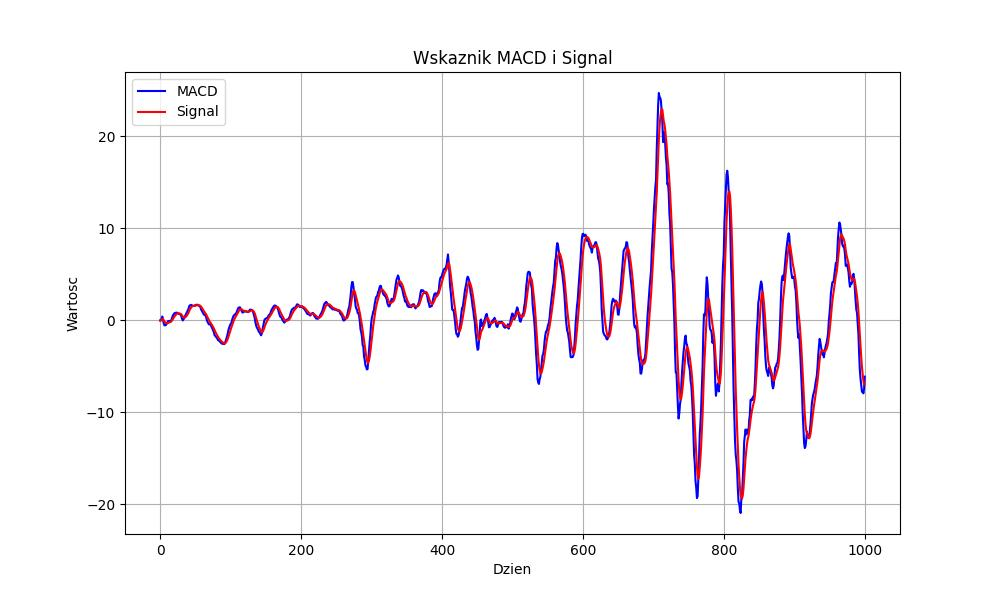

This figure's Python source:
import pandas as pd
import matplotlib.pyplot as plt

# Wczytanie danych z pliku CSV
df = pd.read_csv('nvda_us_d.csv').head(1000)
price = df['Zamkniecie']

def EMA(df, n):
    ema = []
    alpha = 2 / (n + 1)
    ema.append(price.iloc[0])

    denominator = 1
    for i in range(1, n):
        denominator += (1 - alpha) ** i

    for i in range(1, len(df)):
        numerator = price.iloc[i]
        for j in range(1, n):
            if i - j >= 0:
                numerator += (1 - alpha) ** j * price.iloc[i - j]
            else:
                numerator += (1 - alpha) ** j * price.iloc[0]
        ema_value = numerator / denominator
        ema.append(ema_value)

    return ema

def MACD(df, n_first, n_second):
    EMAfirst = EMA(df, n_first)
    EMAsecond = EMA(df, n_second)
    MACD = [EMAfirst[i] - EMAsecond[i] for i in range(len(EMAfirst))]
    return MACD

def Signal(df, n_first, n_second, n_sign):
    MACDline = MACD(df, n_first, n_second)
    ema_signal = []
    alpha = 2 / (n_sign + 1)
    ema_signal.append(MACDline[0])
    denominator = 1
    for i in range(1, n_sign):
        denominator += (1 - alpha) ** i

    for i in range(1, len(MACDline)):
        numerator = MACDline[i]
        for j in range(1, n_sign):
            if i - j >= 0:
                numerator += (1 - alpha) ** j * MACDline[i - j]
            else:
                numerator += (1 - alpha) ** j * MACDline[0]
        ema_value = numerator / denominator
        ema_signal.append(ema_value)

    return ema_signal


def trading_strategy(df, budget, stocks):
    counter = 0
    budget_history = []
    signals = []
    budget_history.append(budget + stocks * price.iloc[0])
    delta_1 = df['MACD'].iloc[0] - df['Signal'].iloc[0]
    for i in range(1, len(df)):
        delta_2 = df['MACD'].iloc[i] - df['Signal'].iloc[i]
        if delta_1 <= 0 and delta_2 >= 0:
            if budget > 0:
                signals.append('BUY')
                stocks = budget // price.iloc[i]
                budget -= stocks * price.iloc[i]
                counter += 1
        elif delta_1 >= 0 and delta_2 <= 0:
            if stocks > 0:
                signals.append('SELL')
                budget += stocks * price.iloc[i]
                stocks = 0
                counter += 1
        else:
            signals.append('')
        delta_1 = delta_2
        budget_history.append(budget + stocks * price.iloc[i])
    budget_history.append(budget + stocks * price.iloc[-1])
    #print(counter)
    signals.append('')
    return stocks, budget, budget_history, signals


def calculate_relative_growth_intervals(budget_history):
    initial_value = budget_history[0]
    final_value = budget_history[-1]
    relative_growth_25 = ((budget_history[len(budget_history)//4] - initial_value) / initial_value) * 100
    relative_growth_50 = ((budget_history[len(budget_history)//2] - initial_value) / initial_value) * 100
    relative_growth_75 = ((budget_history[3*len(budget_history)//4] - initial_value) / initial_value) * 100
    relative_growth_100 = ((final_value - initial_value) / initial_value) * 100
    return relative_growth_25, relative_growth_50, relative_growth_75, relative_growth_100


plt.figure(figsize=(10, 6))
plt.plot(price)
plt.title('Przebieg Wartosci')
plt.xlabel('Dzien')
plt.ylabel('Cena zamkniecia')
plt.grid(True)
plt.savefig('price.jpg')
plt.show()


n_first = 12
n_second = 26
n_sign = 9
stocks_starting = 1000
budget_starting = 0
starting_working_capital = stocks_starting * price.iloc[0]

df['MACD'] = MACD(df, n_first, n_second)
df['Signal'] = Signal(df, n_first, n_second, n_sign)

plt.figure(figsize=(10, 6))
plt.plot(df['MACD'], label='MACD', color = 'blue')
plt.plot(df['Signal'], label='Signal', color = 'red')
plt.title('Wskaznik MACD i Signal')
plt.xlabel('Dzien')
plt.ylabel('Wartosc')
plt.legend(loc='upper left')
plt.grid(True)
plt.savefig('MACD.jpg')
plt.show()


stocks, budget, budget_history, signals = trading_strategy(df, budget_starting, stocks_starting)

plt.figure(figsize=(10, 6))
plt.plot(price, label='Cena zamknięcia', color='black')
for i in range(len(signals)):
    if signals[i] == 'BUY':
        plt.scatter(i, price.iloc[i], marker='^', color='green', s=50, label='Buy', zorder=3)
    elif signals[i] == 'SELL':
        plt.scatter(i, price.iloc[i], marker='v', color='red', s=50, label='Sell', zorder=3)
plt.title('Transakcje kupna/sprzedaży na podstawie MACD i Signal')
plt.xlabel('Dzien')
plt.ylabel('Cena zamknięcia')
plt.grid(True)
plt.savefig('transactions.jpg')
plt.show()


plt.figure(figsize=(10, 6))
plt.plot(budget_history)
plt.title('Historia Wartosci Portfolio')
plt.xlabel('Dzien')
plt.ylabel('Wartosc')
plt.grid(True)
plt.savefig('budget_history.jpg')
plt.show()


print("Poczatkowa liczba akcji: ", stocks_starting)
print("Poczatkowa wartosc akcji: ", starting_working_capital)
print("Poczatkowy budzet: ", budget_starting)
print("Koncowa liczba akcji: ", stocks)
print("Koncowa wartosc akcji: ", price.iloc[-1] * stocks)
print("Koncowy budzet: ", budget)
print()

relative_growth_25, relative_growth_50, relative_growth_75, relative_growth_100 = calculate_relative_growth_intervals(budget_history)
print("Wartosci wzglednego wzrostu w poszczegolnych kwartalach:")
print("1/4: ", round(relative_growth_25, 2), "%")
print("1/2: ", round(relative_growth_50, 2), "%")
print("3/4: ", round(relative_growth_75, 2), "%")
print("Calkowity: ", round(relative_growth_100, 2), "%")
